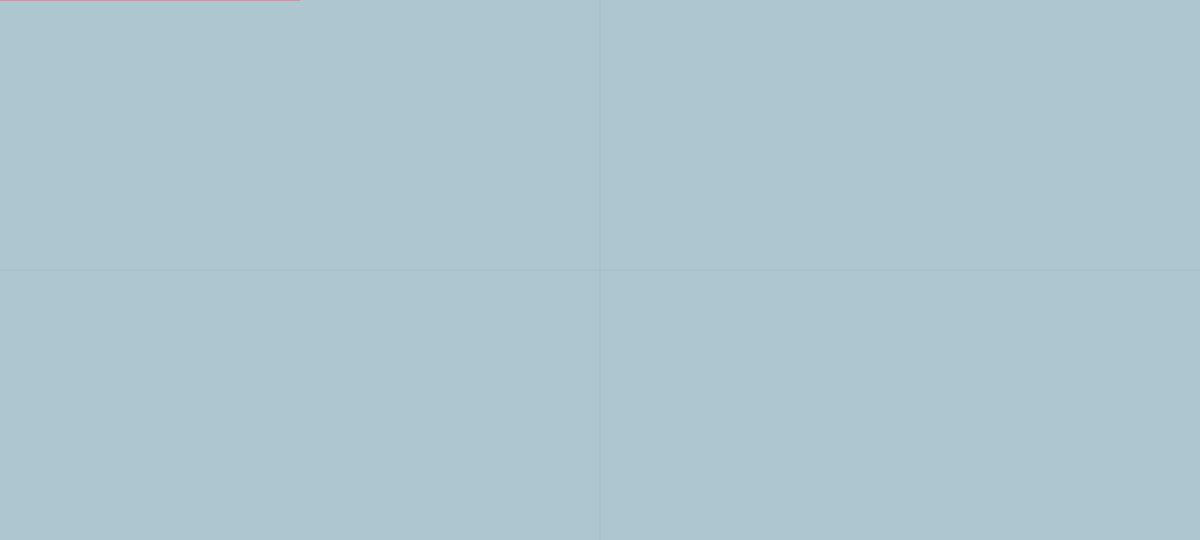
Frame 1 (no input)
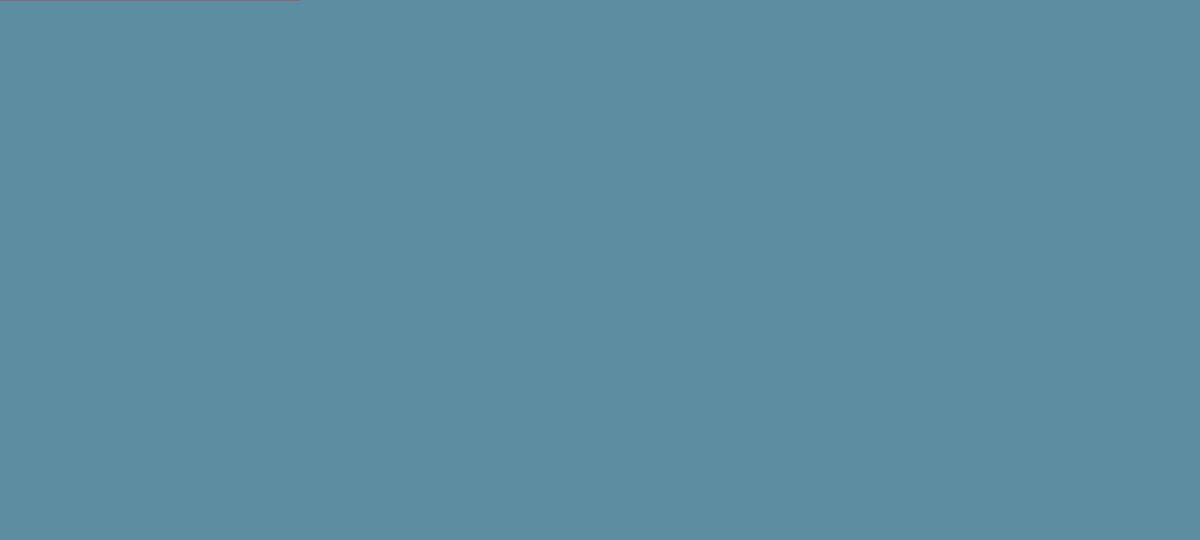
Frame 60 (no input)
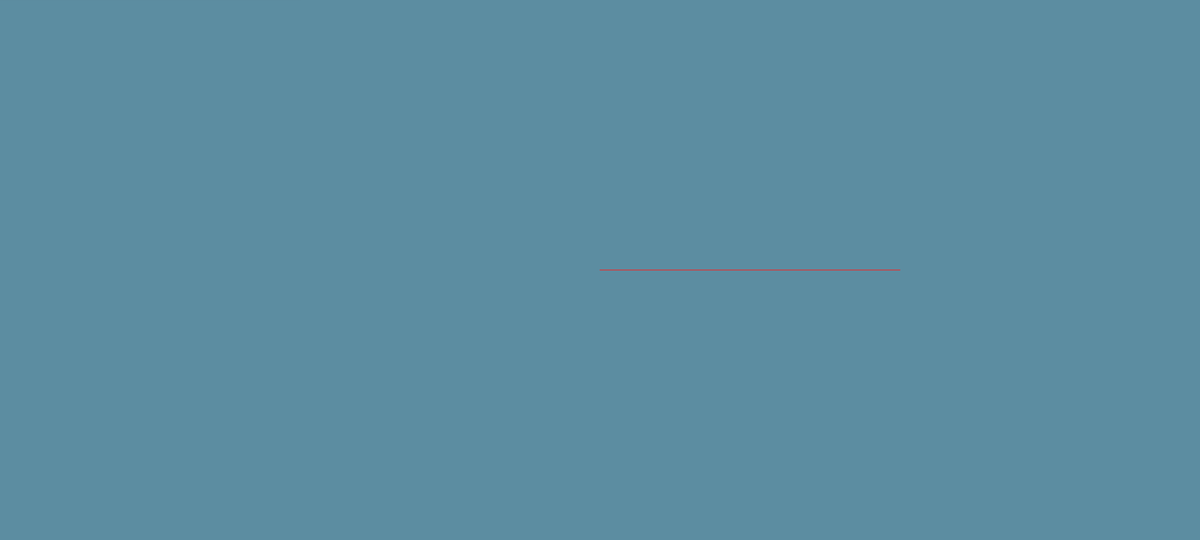
Frame 120 (the mouse pressed at the canvas centre since frame 60)

The p5.js sketch that drew these frames (run headless with seeded random() and noise() and a simulated clock; from frame 60 on, the mouse is pressed at the canvas centre):

// p5.js sketch
// ── sketch.js
var current = [...'F1;']
var axiom = current
var next = []
var count = 0
var posY = 20
var s = []

var c = 0
var p = 0
var q = 0
var h = 0

var slider
var col = 0

function setup() {

	slider = createSlider(100, 2000, 500, 50)
	createCanvas(2000, 900);
	angleMode(DEGREES)
	colorMode(HSB)

	background(255);
	stroke(255, 100);
	strokeWeight(0.5)
	noFill();


	stroke("grey")
	strokeWeight(0.3)
	line(0, height / 2, width, height / 2)
	line(width / 2, 0, width / 2, height)

	// noLoop()

	c = 1
	p = 0.3
	q = c - p
	h = pow((p * q), 0.5)
	h = round(h * 100) / 100

}


function draw() {

	background(197, 42, 63, 0.5)
	// Angle in degrees
	var theta = 82 
	var step_size = 2000
	var step_radius = 2000
	step_size = slider.value()
	step_radius = slider.value()/100
	var wind = 10

	// Initial theta, position
	var ta = 0
	var tx = 0
	var ty = 0
	var th = 0
	var th_step = 3
	var hue_max = 230
	var hue_min = 180

	// stroke(200, 100, 100)
	stroke(0, 0, 90)
	fill(count * 10, 100, 100)
	strokeWeight(1)

	push()
	translate(mouseX, mouseY)
	if (current.length > 0) {
		// stroke(100, random(150), 150, 255 - (count * 20))
		// stroke("SteelBlue")
		for (let i = 0; i < current.length; i++) {
			let c = current[i]
			let vx = 0
			if (c == 'F') {

				stroke(col, 80, 90)
				// noStroke()
				let val = []
				for (let j = 1; j < 10; j++) {
					let v = current[i + j]
					if (v == ';') {
						break
					} else {
						val.push(v)
					}
				}
				vx = parseFloat(val.join(''))
				// console.log("vx: " + vx);

				var new_x = tx + vx * (step_size * cos(ta))
				var new_y = ty - vx * (step_size * sin(ta))
				line(tx, ty, new_x, new_y)
				tx = new_x
				ty = new_y
			} else if (c == 'D') { // F+F

				let c = current[i]
				let vx = 0
				let val = []
				for (let j = 1; j < 10; j++) {
					let v = current[i + j]
					if (v == ';') {
						break
					} else {
						val.push(v)
					}
				}
				vx = parseFloat(val.join(''))
				// console.log("vx: " + vx);


				var new_x = tx + vx* (step_size * cos(ta))
				var new_y = ty - vx* (step_size * sin(ta))
				line(tx, ty, new_x, new_y)
				tx = new_x
				ty = new_y
				ta += theta
				var new_x = tx + vx * (step_size * cos(ta))
				var new_y = ty - vx * (step_size * sin(ta))
				line(tx, ty, new_x, new_y)
				tx = new_x
				ty = new_y

			} else if (c == 'G') { // F-F
				var new_x = tx + (step_size * cos(ta))
				var new_y = ty - (step_size * sin(ta))
				line(tx, ty, new_x, new_y)
				tx = new_x
				ty = new_y
				ta -= theta
				var new_x = tx + (step_size * cos(ta))
				var new_y = ty - (step_size * sin(ta))
				line(tx, ty, new_x, new_y)
				tx = new_x
				ty = new_y
			} else if (c == 'f') {
				var new_x = tx + (step_size * cos(ta))
				var new_y = ty - (step_size * sin(ta))
				tx = new_x
				ty = new_y
			} else if (c == '+') { // left

				let val = []
				for (let j = 1; j < 10; j++) {
					let v = current[i + j]
					if (v == ';') {
						break
					} else {
						val.push(v)
					}
				}

				// console.log(val.length)
				if (val.length > 0) vx = parseFloat(val.join(''))
				else vx = theta
				// console.log(theta)
				// console.log(vx)

				// console.log("+");
				ta += vx
				// console.log(ta);
				// ta += (theta + wind * noise(frameCount/20)) 
			} else if (c == '-') { // right

				let val = []
				vx = theta
				for (let j = 1; j < 10; j++) {
					let v = current[i + j]
					if (v == ';') {
						break
					} else {
						val.push(v)
					}
				}

				if (val.length > 0) vx = parseFloat(val.join(''))
				else vx = theta

				ta -= vx
				// ta -= (theta + (1 - noise(frameCount/20))) 
			} else if (c == '[') {
				s.push(tx)
				s.push(ty)
				s.push(ta)
			} else if (c == ']') {
				ta = s.pop()
				ty = s.pop()
				tx = s.pop()
			} else if (c == 'C') {
				noStroke()
				ellipse(tx, ty, step_radius)
			} else if (c == 'H') {
				th += th_step
				if (th > hue_max) {
					th = th - (hue_max - hue_min)
				}
				fill(th, 100, 100, 0.2)
				col = th
			}
		}
	}
	pop()
}

function mouseClicked() {

	next = []
	// for (var c of current) {
	for (var i = 0; i < current.length; i++) {

		let c = current[i]
		let x = 0

		// Rules
		if (c == 'F') {
			let val = []
			for (let j = 1; j < 10; j++) {
				let v = current[i + j]
				if (v == ';') {
					break
				} else {
					val.push(v)
				}
			}
			x = parseFloat(val.join(''))
			// console.log("x: " + x)

			let a1 = x * p
			let a2 = x * h
			let a3 = x * h
			let a4 = x * q
			let d1 = x * 86
			let d2 = x * 90
			let d3 = x * 50

			// console.log(a1, a2, a3, a4)

			// next.push(..."F" + a1 + ";" + "+F" + a2 + ";--F" + a3 + ";+F" + a4 + ";")
			next.push(..."HF" + a1 + ";" + "+"+d1+";HF" + a2 + ";H-"+d2+";-"+d2+";F" + a3 + ";+"+d1+";HF" + a4 + ";")
		} else {
			next.push(c)
		}
	}

	current = next
	count++
}


function keyPressed() {
	if (keyCode === UP_ARROW) {
		current = axiom
		next = []
	}
}
